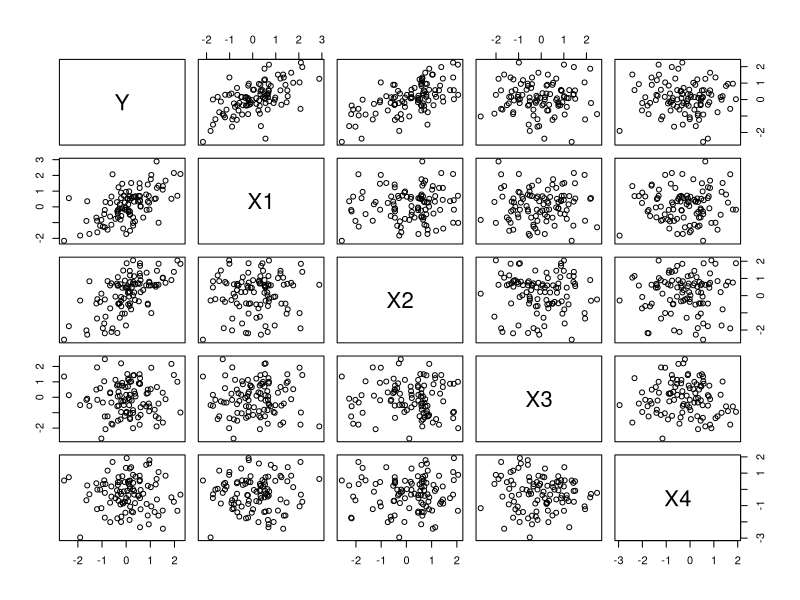
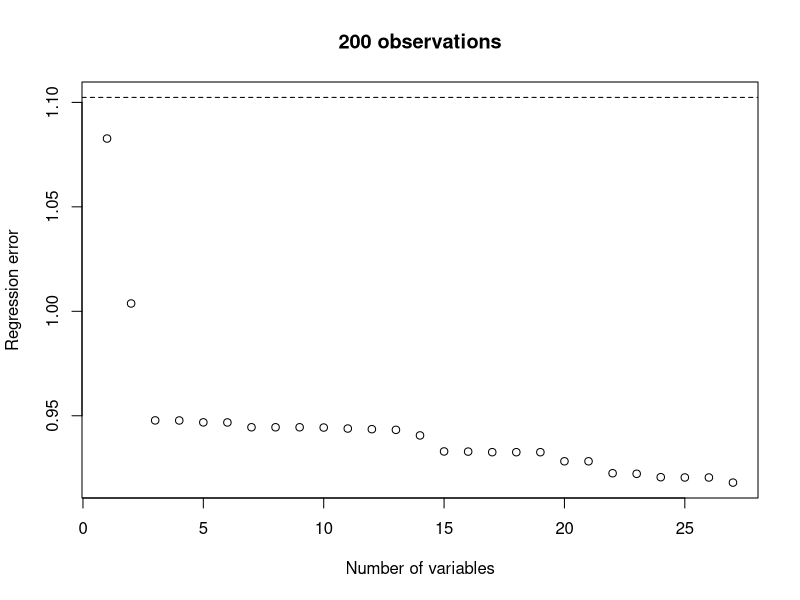
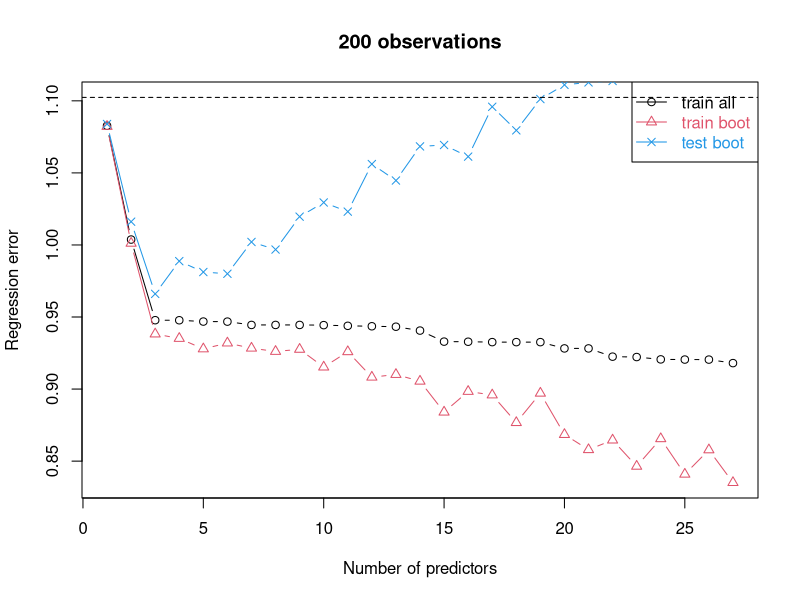
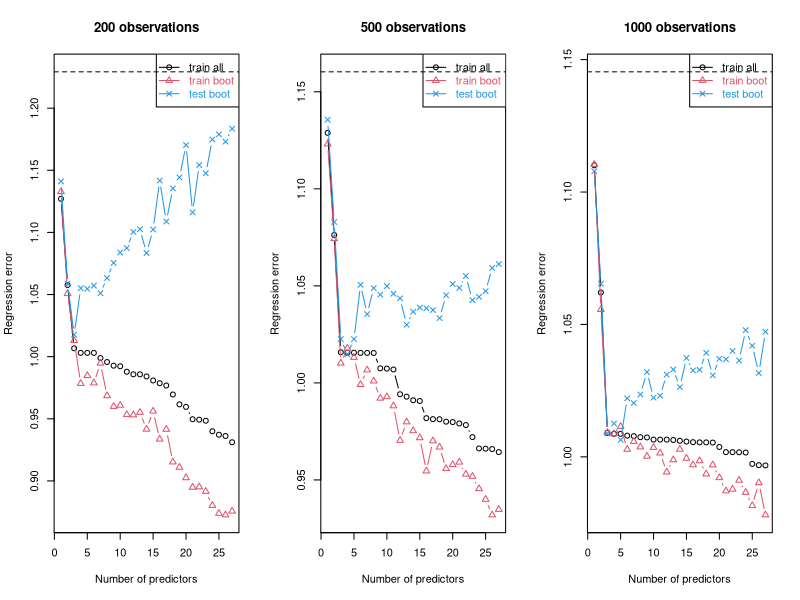
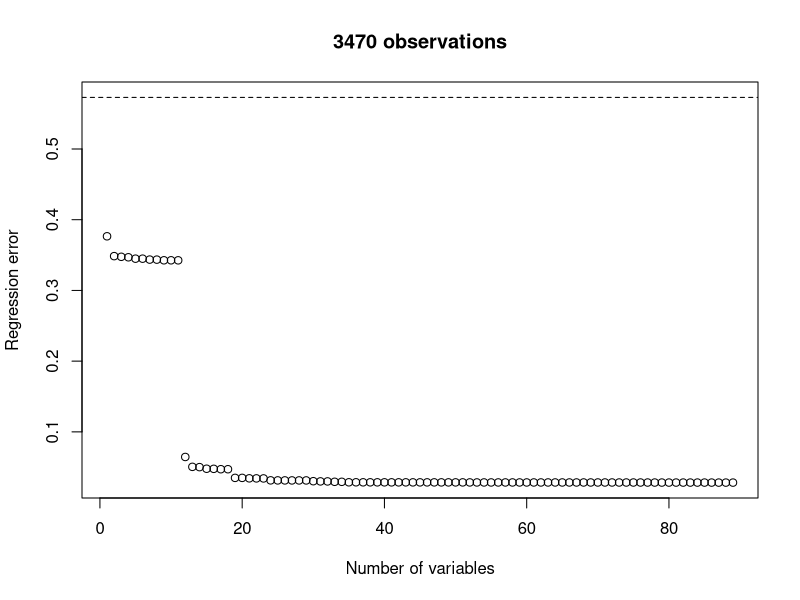

Reproduce these figures in R, in order. (Note: this script raises an error after producing the figures.)
## ---- chunk 1
knitr::opts_chunk$set(echo = TRUE)
library(ggplot2)
## ---- chunk 2
simuLinQuadDat <- function(inpNobs=100, inpNlinVars=5, inpYidx=1:2, inpSDerr=0.5) {
  # Nobs x Nvars matrix of linear terms:
  xTmp <- matrix(rnorm(inpNobs*inpNlinVars),ncol=inpNlinVars)
  # Make all pairwise products of linear terms,
  # X1*X1, X1*X2, X1*X3, ..., Xn*Xn:
  x2Tmp <- NULL
  tmpCnms <- NULL
  # for each linear term:
  for ( iTmp in 1:ncol(xTmp) ) {
    # multiply it by itself and all other terms,
    # excluding already generated pairwise combinations: 
    for ( jTmp in iTmp:ncol(xTmp) ) {
      x2Tmp <- cbind(x2Tmp,xTmp[,iTmp]*xTmp[,jTmp])
      # maintain vector of column names for quadratic
      # terms along the way:
      tmpCnms <- c(tmpCnms,paste0("X",iTmp,"X",jTmp))
    }
  }
  # name attributes in the matrix of quadratic terms:
  colnames(x2Tmp) <- tmpCnms
  # create outcome as a sum of an unweighted average of 
  # specified columns and controlled amount 
  # of gaussian noise:
  yTmp <- rowMeans(cbind(xTmp,x2Tmp)[,inpYidx])+rnorm(inpNobs,sd=inpSDerr)
  # return data.frame with outcome as a first column,
  # followed by linear, then by quadratic terms:
  data.frame(Y=yTmp,xTmp,x2Tmp)
}
## ---- chunk 3
simDat <- simuLinQuadDat()
class(simDat)
dim(simDat)
head(simDat)
pairs(simDat[,1:5])
## ---- chunk 4
lm(Y~X1+X2+X1X1+X1X2+X2X2,simDat)
## ---- chunk 5
lm(Y~.,simDat[,c("Y","X1","X2","X1X1","X1X2","X2X2")])
## ---- chunk 6
lm(Y~.,simDat[,c(1:3,7,8,12)])
## ---- chunk 7
lm(as.formula(paste0("Y~",paste(colnames(simDat)[c(2:3,7,8,12)],collapse="+"))),simDat)
## ---- chunk 8
simDat <- simuLinQuadDat(inpNobs=200, inpNlinVars=6, inpYidx=1:3, inpSDerr=1)
df2plot <- NULL
for ( iTmp in 2:ncol(simDat) ) {
  lmTmp <- lm(Y~.,simDat[,1:iTmp])
  errTmp <- sqrt(mean((simDat[,"Y"]-predict(lmTmp))^2))
  df2plot <- rbind(df2plot,data.frame(nvars=iTmp-1,err=errTmp))
}
plot(df2plot,xlab="Number of variables",ylab="Regression error",main=paste(nrow(simDat),"observations"),ylim=c(min(df2plot[,"err"]),sqrt(mean((simDat[,"Y"]-mean(simDat[,"Y"]))^2))))
abline(h=sqrt(mean((simDat[,"Y"]-mean(simDat[,"Y"]))^2)),lty=2)
## ---- chunk 9
bootTrainTestErrOneAllVars <- function(inpDat,nBoot=100) {
  # matrices and vector to store bootstrap training
  # and test errors as well as training error for model
  # fit on all observations -- for one through all
  # variables in the dataset:
  errTrain <- matrix(NA,nrow=nBoot,ncol=ncol(inpDat)-1)
  errTest <- matrix(NA,nrow=nBoot,ncol=ncol(inpDat)-1)
  allTrainErr <- numeric()
  # first predictor is the second column in
  # the input data - first is the outcome "Y":
  for ( iTmp in 2:ncol(inpDat) ) {
    # fit model and calculate error on all observations:
    lmTmp <- lm(Y~.,inpDat[,1:iTmp])
    # summary(lmTmp)$sigma for degrees of freedom correction
    allTrainErr[iTmp-1] <- sqrt(mean((inpDat[,"Y"]-predict(lmTmp))^2))
    # draw repeated boostraps of the data:
    for ( iBoot in 1:nBoot ) {
      # replace=TRUE is critical for bootstrap to work correctly:
      tmpBootIdx <- sample(nrow(inpDat),nrow(inpDat),replace=TRUE)
      # model fit on the bootstrap sample and
      # corresponding training error:
      lmTmpBoot <- lm(Y~.,inpDat[tmpBootIdx,1:iTmp])
      # summary(lmTmpBoot)$sigma for degrees of freedom correction
      errTrain[iBoot,iTmp-1] <- sqrt(mean((inpDat[tmpBootIdx,"Y"]-predict(lmTmpBoot))^2))
      # test error is calculated on the observations
      # =not= in the bootstrap sample - thus "-tmpBootIdx"
      errTest[iBoot,iTmp-1] <- sqrt(mean((inpDat[-tmpBootIdx,"Y"]-predict(lmTmpBoot,newdata=inpDat[-tmpBootIdx,1:iTmp]))^2))
    }
  }
  # return results as different slots in the list:
  list(bootTrain=errTrain,bootTest=errTest,allTrain=allTrainErr)
}
## ---- chunk 10
# wrapper for plotting:
plotBootRegrErrRes <- function(inpRes,inpPchClr=c(1,2,4),...) {
  matplot(1:length(inpRes$allTrain),cbind(inpRes$allTrain,colMeans(inpRes$bootTrain),colMeans(inpRes$bootTest)),pch=inpPchClr,col=inpPchClr,lty=1,type="b",xlab="Number of predictors",ylab="Regression error",...)
  legend("topright",c("train all","train boot","test boot"),col=inpPchClr,text.col=inpPchClr,pch=inpPchClr,lty=1)
}
bootErrRes <- bootTrainTestErrOneAllVars(simDat,30)
plotBootRegrErrRes(bootErrRes,main="200 observations",ylim=c(min(colMeans(bootErrRes$bootTrain)),sqrt(mean((mean(simDat[,"Y"])-simDat[,"Y"])^2))))
abline(h=sqrt(mean((mean(simDat[,"Y"])-simDat[,"Y"])^2)),lty=2)
## ---- chunk 11
old.par <- par(mfrow=c(1,3))
for ( tmpNobs in c(200,500,1000) ) {
  simDat <- simuLinQuadDat(inpNobs=tmpNobs, inpNlinVars=6, inpYidx=1:3, inpSDerr=1)
  bootErrRes <- bootTrainTestErrOneAllVars(simDat,30)
  plotBootRegrErrRes(bootErrRes,main=paste(tmpNobs,"observations"),ylim=c(min(colMeans(bootErrRes$bootTrain)),sqrt(mean((mean(simDat[,"Y"])-simDat[,"Y"])^2))))
  abline(h=sqrt(mean((mean(simDat[,"Y"])-simDat[,"Y"])^2)),lty=2)
}
par(old.par)
## ---- chunk 12
t <- read.table("fund-raising-with-predictions.csv", sep=",", header=TRUE)
t2 <- log(t[1:12] + 1)
# library(corrgram)
myNames <- names(sort(abs(cor(t2)[1,]), decreasing = TRUE))
t3 <- t2[myNames]
## ---- chunk 13
m0 <- matrix(NA, 4, 0)
rownames(m0)

m2 <- cbind(1, 1:4)
colnames(m2, do.NULL = FALSE)
colnames(m2) <- c("x","Y")
rownames(m2) <- rownames(m2, do.NULL = FALSE, prefix = "Obs.")
m2
## ---- chunk 14
  xTmp <- t3
  xTmpNames <- names(t3)
  # Make all pairwise products of linear terms,
  # X1*X1, X1*X2, X1*X3, ..., Xn*Xn:
  x2Tmp <- cbind(xTmp)
  tmpCnms <- NULL
  # for each linear term:
  for ( iTmp in 1:ncol(xTmp) ) {
    # multiply it by itself and all other terms, 
    # excluding already generated pairwise combinations: 
    for ( jTmp in iTmp:ncol( xTmp) ) {
      x2Tmp <- cbind( x2Tmp, log(xTmp[, iTmp] * xTmp[, jTmp] + 1))
      # maintain vector of column names for quadratic
      # terms along the way:
      tmpCnms <- c( tmpCnms, paste0( xTmpNames[iTmp], "_x_", xTmpNames[jTmp]))
    }
  }
  # name attributes in the matrix of quadratic terms:
  colnames(x2Tmp) <- c(xTmpNames, tmpCnms)
## ---- chunk 15
df2plot <- NULL
for ( iTmp in 2:ncol( x2Tmp) ) {
  lmTmp <- lm( contrib~., as.data.frame(x2Tmp)[ , 1:iTmp])
  errTmp <- sqrt( mean(( x2Tmp[ , "contrib"] - predict( lmTmp))^2))
  df2plot <- rbind( df2plot, data.frame( nvars = iTmp - 1, err = errTmp))
}
plot( df2plot, xlab = "Number of variables", ylab = "Regression error", main = paste( nrow( x2Tmp), "observations"), ylim = c( min( df2plot[, "err"]), sqrt( mean(( x2Tmp[, "contrib"] - mean( x2Tmp[, "contrib"]))^2))))
abline( h = sqrt( mean(( x2Tmp[, "contrib"] - mean( x2Tmp[, "contrib"]))^2)), lty = 2)
## ---- chunk 16
bootTrainTestErrOneAllVars2 <- function(inpDat,nBoot=100,colOne) {
  # matrices and vector to store bootstrap training
  # and test errors as well as training error for model
  # fit on all observations -- for one through all
  # variables in the dataset:
  errTrain <- matrix(NA,nrow=nBoot,ncol=ncol(inpDat)-1)
  errTest <- matrix(NA,nrow=nBoot,ncol=ncol(inpDat)-1)
  allTrainErr <- numeric()
  # first predictor is the second column in
  # the input data - first is the outcome colOne:
  for ( iTmp in 2:ncol(inpDat) ) {
    # fit model and calculate error on all observations:
    lmTmp <- lm(colOne~.,inpDat[,1:iTmp])
    # summary(lmTmp)$sigma for degrees of freedom correction
    allTrainErr[iTmp-1] <- sqrt(mean((inpDat[,colOne]-predict(lmTmp))^2))
    # draw repeated boostraps of the data:
    for ( iBoot in 1:nBoot ) {
      # replace=TRUE is critical for bootstrap to work correctly:
      tmpBootIdx <- sample(nrow(inpDat),nrow(inpDat),replace=TRUE)
      # model fit on the bootstrap sample and
      # corresponding training error:
      lmTmpBoot <- lm(colOne~.,inpDat[tmpBootIdx,1:iTmp])
      # summary(lmTmpBoot)$sigma for degrees of freedom correction
      errTrain[iBoot,iTmp-1] <- sqrt(mean((inpDat[tmpBootIdx,colOne]-predict(lmTmpBoot))^2))
      # test error is calculated on the observations
      # =not= in the bootstrap sample - thus "-tmpBootIdx"
      errTest[iBoot,iTmp-1] <- sqrt(mean((inpDat[-tmpBootIdx,colOne]-predict(lmTmpBoot,newdata=inpDat[-tmpBootIdx,1:iTmp]))^2))
    }
  }
  # return results as different slots in the list:
  list(bootTrain=errTrain,bootTest=errTest,allTrain=allTrainErr)
}
## ---- chunk 17
# wrapper for plotting:
plotBootRegrErrRes <- function(inpRes,inpPchClr=c(1,2,4),...) {
  matplot(1:length(inpRes$allTrain),cbind(inpRes$allTrain,colMeans(inpRes$bootTrain),colMeans(inpRes$bootTest)),pch=inpPchClr,col=inpPchClr,lty=1,type="b",xlab="Number of predictors",ylab="Regression error",...)
  legend("topright",c("train all","train boot","test boot"),col=inpPchClr,text.col=inpPchClr,pch=inpPchClr,lty=1)
}
bootErrRes <- bootTrainTestErrOneAllVars2(simDat, 30)
plotBootRegrErrRes(bootErrRes, main="200 observations", ylim=c(min(colMeans(bootErrRes$bootTrain)), sqrt(mean((mean(simDat[, "contrib"])-simDat[, "contrib"])^2))))
abline(h=sqrt(mean((mean(simDat[, "contrib"])-simDat[, "contrib"])^2)), lty=2)
## ---- chunk 18
old.par <- par(mfrow=c(1, 3))
for ( tmpNobs in c(200, 500, 1000) ) {
  simDat <- simuLinQuadDat(inpNobs=tmpNobs,  inpNlinVars=6,  inpYidx=1:3,  inpSDerr=1)
  bootErrRes <- bootTrainTestErrOneAllVars2(simDat, 30)
  plotBootRegrErrRes(bootErrRes, main=paste(tmpNobs, "observations"), ylim=c(min(colMeans(bootErrRes$bootTrain)), sqrt(mean((mean(simDat[, "contrib"])-simDat[, "contrib"])^2))))
  abline(h=sqrt(mean((mean(simDat[, "contrib"])-simDat[, "contrib"])^2)), lty=2)
}
par(old.par)
